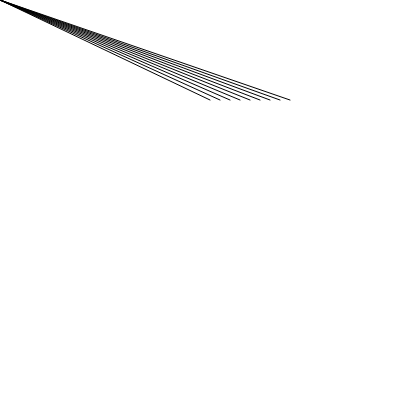
Frame 1 (no input)
Frame 60 (no input): identical to frame 1, image omitted
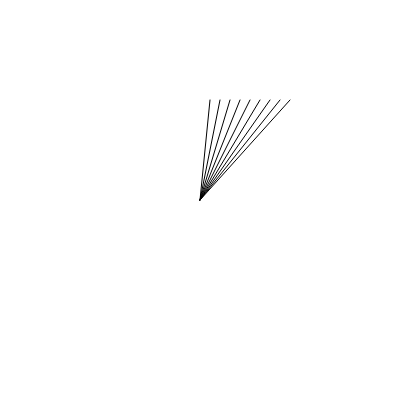
Frame 120 (the mouse pressed at the canvas centre since frame 60)

The p5.js sketch that drew these frames (run headless with seeded random() and noise() and a simulated clock; from frame 60 on, the mouse is pressed at the canvas centre):

// p5.js sketch
// ── sketch.js
function setup() {
  createCanvas(400, 400);
}

function draw() {
  background(255);

  let size = 10;
  
  for(let i =1; i < 10; i = i+1){
    line(mouseX,mouseY,200+i*10,100);
  }
  
}
